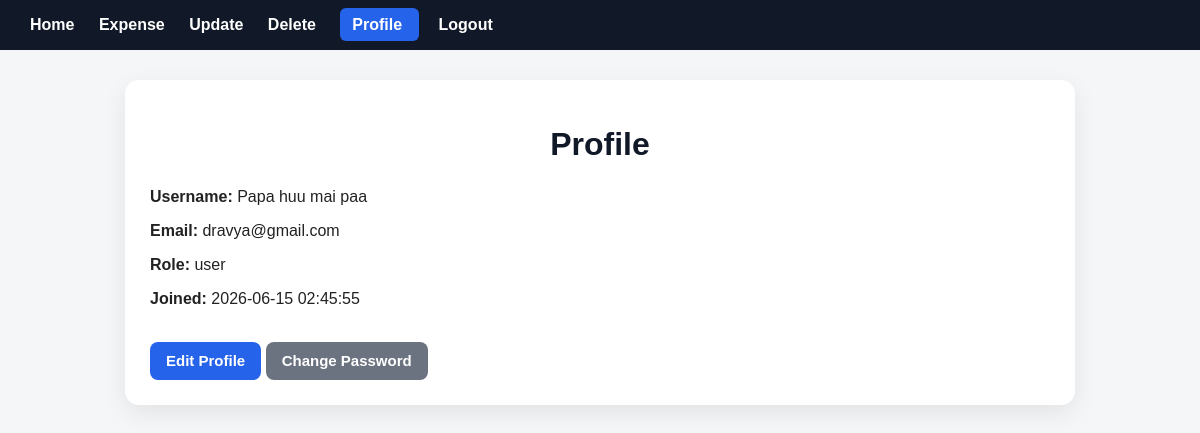
Screenshot of /profile (signed in) with the database file from the repository.
### tables this page shows
CREATE TABLE users(
                   id INTEGER PRIMARY KEY AUTOINCREMENT,
                   username TEXT NOT NULL UNIQUE,
                   email TEXT NOT NULL UNIQUE,
                   password_hash TEXT NOT NULL,
                   role TEXT NOT NULL DEFAULT 'user',
                   created_at TIMESTAMP DEFAULT CURRENT_TIMESTAMP);

### routes/profile.py (the view)
@profile_bp.route("/profile")
@login_required
def profile():
    error,user=handle_get_user(session.get("user_id"))
    if error:
        return render_template("profile.html",error=error)
    return render_template("profile.html",user=user)

### database.py (called while the page is built)
def get_user_connection():
    conn=sqlite3.connect(db_name)
    conn.execute("PRAGMA foreign_keys = ON")
    return conn

def get_user_by_id(id):
    conn=get_user_connection()
    conn.row_factory=sqlite3.Row
    cursor=conn.cursor()
    cursor.execute("""SELECT * FROM users WHERE id = ?""",(id,))
    users=cursor.fetchone()
    conn.close
    return users

### handlers.py (called while the page is built)
def handle_get_user(id):
    user=get_user_by_id(id)
    if not user:
        return"no user found",None
    return None,user

### templates/profile.html (shortened to what this page needs)
{% extends "base.html" %}
{% block content %}
<h1>Profile</h1>
<div class="profile-box">
    <p><strong>Username:</strong> {{ user["username"] }}</p>
    <p><strong>Email:</strong> {{ user["email"] }}</p>
    <p><strong>Role:</strong> {{ user["role"] }}</p>
    <p><strong>Joined:</strong> {{ user["created_at"] }}</p>
</div>
<br>
<a class="btn"
   href="{{ url_for('profile.edit_profile') }}">
   Edit Profile
</a>
<a class="btn btn-cancel"
   href="{{ url_for('profile.update_password') }}">
   Change Password
</a>
{% endblock %}

### static/style.css (style rules this page uses)
body { font-family: Arial, sans-serif; background: #f4f6f8; margin: 0; color: #222; }
h1 { text-align: center; margin-bottom: 25px; color: #111827; }
button, .btn { display: inline-block; padding: 10px 16px; border: none; border-radius: 8px; font-size: 15px; font-weight: bold; text-decoration: none; cursor: pointer; line-height: 1.2; background: #2563eb; color: white; }
.btn-cancel { background: #6b7280; }

### rows the page displays
users: username "Papa huu mai paa", email "dravya@gmail.com", role "user", created_at "2026-06-15 02:45:55"
